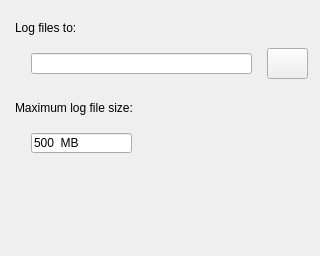
<?xml version="1.0" encoding="UTF-8"?>
<ui version="4.0">
 <class>SettingsCtrls</class>
 <widget class="QWidget" name="SettingsCtrls">
  <property name="geometry">
   <rect>
    <x>0</x>
    <y>0</y>
    <width>320</width>
    <height>256</height>
   </rect>
  </property>
  <property name="windowTitle">
   <string>Form</string>
  </property>
  <widget class="QLabel" name="label">
   <property name="geometry">
    <rect>
     <x>15</x>
     <y>20</y>
     <width>141</width>
     <height>16</height>
    </rect>
   </property>
   <property name="text">
    <string>Log files to:</string>
   </property>
  </widget>
  <widget class="QLineEdit" name="logDir">
   <property name="geometry">
    <rect>
     <x>31</x>
     <y>53</y>
     <width>221</width>
     <height>21</height>
    </rect>
   </property>
   <property name="font">
    <font>
     <pointsize>8</pointsize>
    </font>
   </property>
   <property name="toolTip">
    <string>Path to where the log files are to be stored.</string>
   </property>
   <property name="readOnly">
    <bool>true</bool>
   </property>
  </widget>
  <widget class="QPushButton" name="browseDir">
   <property name="geometry">
    <rect>
     <x>267</x>
     <y>48</y>
     <width>41</width>
     <height>31</height>
    </rect>
   </property>
   <property name="text">
    <string/>
   </property>
   <property name="icon">
    <iconset resource="../Media/media.qrc">
     <normaloff>:/Mode_Review_96.png</normaloff>:/Mode_Review_96.png</iconset>
   </property>
  </widget>
  <widget class="QLabel" name="label_2">
   <property name="geometry">
    <rect>
     <x>15</x>
     <y>100</y>
     <width>211</width>
     <height>16</height>
    </rect>
   </property>
   <property name="text">
    <string>Maximum log file size:</string>
   </property>
  </widget>
  <widget class="QLineEdit" name="logSize">
   <property name="geometry">
    <rect>
     <x>31</x>
     <y>133</y>
     <width>101</width>
     <height>20</height>
    </rect>
   </property>
   <property name="toolTip">
    <string>Maximum size of a log file from 50MB to 500MB.</string>
   </property>
   <property name="inputMask">
    <string>0000 M\B</string>
   </property>
   <property name="text">
    <string>500 MB</string>
   </property>
  </widget>
 </widget>
 <resources>
  <include location="../Media/media.qrc"/>
 </resources>
 <connections/>
</ui>
